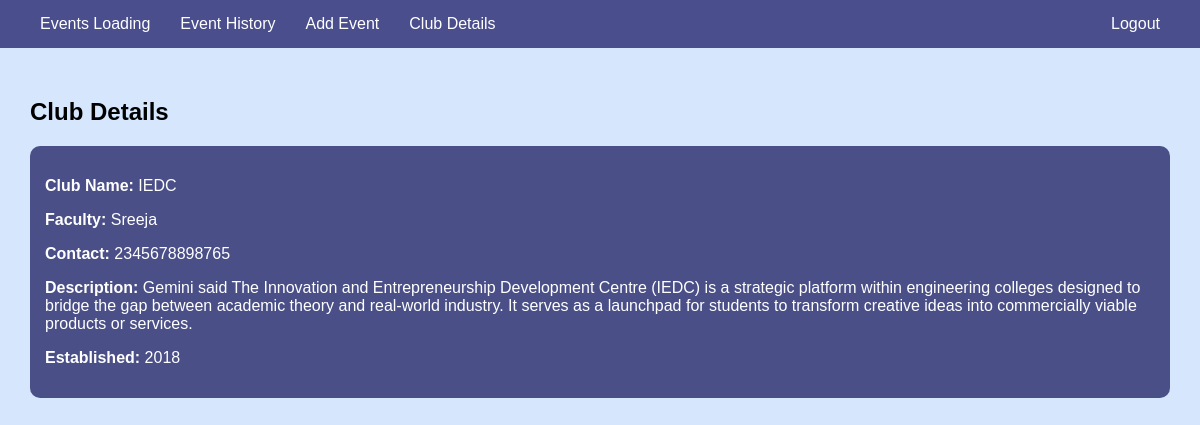
/club?tab=details (signed in), run on the app's committed database.
### tables this page shows
CREATE TABLE clubs (
    id INTEGER PRIMARY KEY AUTOINCREMENT,
    user_id INTEGER,
    club_name TEXT,
    description TEXT,
    contact TEXT,
    faculty TEXT,
    established_year TEXT,
    FOREIGN KEY(user_id) REFERENCES users(id)
);

### app.py (the view, shortened to what this page needs)
@app.route('/club')
def club_dashboard():
    if 'role' not in session or session['role'] != 'club':
        return redirect('/login')
    tab = request.args.get('tab', 'loading')
    conn = get_db_connection()
    club = conn.execute(
        "SELECT * FROM clubs WHERE user_id = ?",
        (session['user_id'],)
    ).fetchone()
    events = conn.execute(
    "SELECT * FROM event WHERE club_id = ?",
    (session['user_id'],)
    ).fetchall()
    conn.close()
    today = date.today().isoformat()
    today_events = []
    upcoming_events = []
    past_events = []
    today_events.sort(key=lambda x: (x['date'], x['time']))
    upcoming_events.sort(key=lambda x: (x['date'], x['time']))
    past_events.sort(key=lambda x: (x['date'], x['time']), reverse=True)
    return render_template(
        'club_dashboard.html',
        tab=tab,
        today_events=today_events,
        upcoming_events=upcoming_events,
        past_events=past_events,
        events=events,
        club=club
    )

### app.py (called while the page is built)
def get_db_connection():
    conn = sqlite3.connect('events.db')
    conn.row_factory = sqlite3.Row
    return conn

### templates/club_dashboard.html (shortened to what this page needs)
<!DOCTYPE html>
<html>
<head>
    <link href="https://fonts.cdnfonts.com/css/glacial-indifference-2" rel="stylesheet">
</head>
<body>
<nav class="navbar">
    <div class="nav-left">
        <a href="/club?tab=loading">Events Loading</a>
        <a href="/club?tab=history">Event History</a>
        <a href="/admin/add">Add Event</a>
        <a href="/club?tab=details">Club Details</a>
    </div>
    <div class="nav-right">
        <a href="/logout" class="logout-btn">Logout</a>
    </div>
</nav>
<div class="content">
{% if tab == 'details' and club %}
<h2>Club Details</h2>
<div class="card">
    <p><strong>Club Name:</strong> {{ club.club_name }}</p>
    <p><strong>Faculty:</strong> {{ club.faculty }}</p>
    <p><strong>Contact:</strong> {{ club.contact }}</p>
    <p><strong>Description:</strong> {{ club.description }}</p>
    <p><strong>Established:</strong> {{ club.established_year }}</p>
</div>
{% endif %}
</div>
</body>
</html>

### templates/club_dashboard.html (style rules this page uses)
body { font-family: 'Glacial Indifference', sans-serif; margin: 0; background-color: #D6E6FD; }
.content { padding: 30px; }
.card { background-color: #4A4F87; padding: 15px; margin: 10px 0; border-radius: 10px; color: white; }
.navbar { background-color: #4A4E8C; padding: 15px 40px; display: flex; justify-content: space-between; align-items: center; }
.nav-left { display: flex; gap: 30px; }
.navbar a { text-decoration: none; color: white; font-weight: 500; }
.logout-btn { font-weight: bold; }

### data on the page
clubs: club_name "IEDC", faculty "Sreeja", contact "2345678898765", description "Gemini said The Innovation and Entrepreneurship Development Centre (IEDC) is a strategic platform within engineering colleges designed to bridge the gap between academic theory and real-world industry. It serves as a launchpad for students to transform creative ideas into commercially viable products or services.", established_year "2018"
